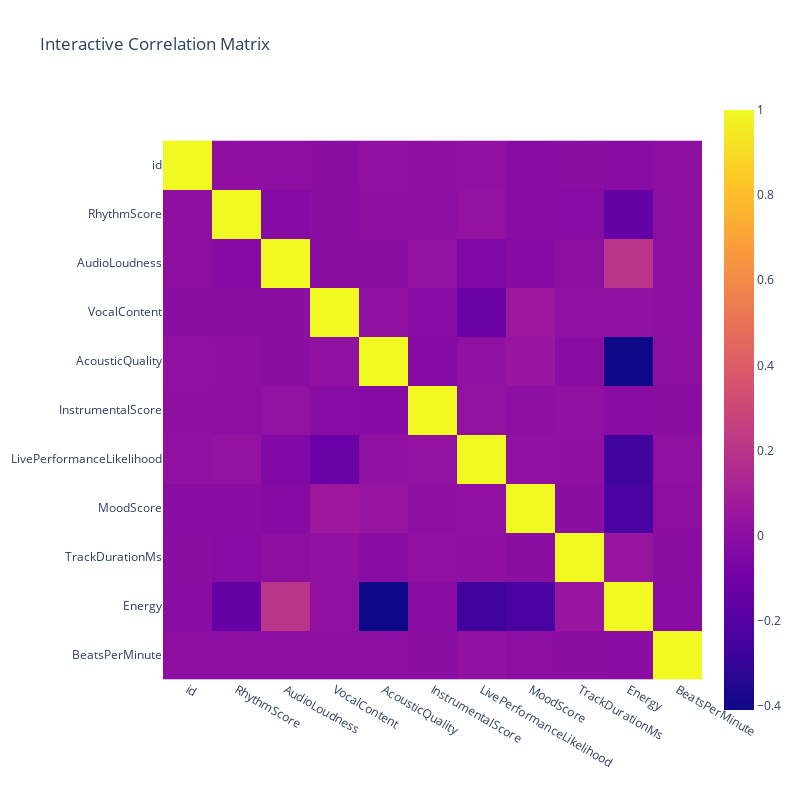

Notebook source saved alongside this figure:
### Code cell
# 9. Interactive correlation plot (Plotly)
fig = px.imshow(correlation_matrix, 
                title='Interactive Correlation Matrix',
                width=800, height=800)
fig.show()

### Figure 1 — Plotly figure (JSON) as saved in the notebook; plotly's stock layout.template omitted (floating-point values rounded to 4 significant figures)
{"data": [{"coloraxis": "coloraxis", "hovertemplate": "x: %{x}<br>y: %{y}<br>color: %{z}<extra></extra>", "name": "0", "type": "heatmap", "x": ["id", "RhythmScore", "AudioLoudness", "VocalContent", "AcousticQuality", "InstrumentalScore", "LivePerformanceLikelihood", "MoodScore", "TrackDurationMs", "Energy", "BeatsPerMinute"], "xaxis": "x", "y": ["id", "RhythmScore", "AudioLoudness", "VocalContent", "AcousticQuality", "InstrumentalScore", "LivePerformanceLikelihood", "MoodScore", "TrackDurationMs", "Energy", "BeatsPerMinute"], "yaxis": "y", "z": [[1, 0.006781, 0.001089, -0.005078, 0.01582, 0.009288, 0.0145, -0.01351, -0.002329, -0.0123, 0.005221], [0.006781, 1, -0.022, -0.002843, 0.009722, 0.0004501, 0.02832, -0.01139, -0.02, -0.1464, 0.005363], [0.001089, -0.022, 1, -0.007012, -0.005835, 0.019, -0.04204, -0.02194, -0.0002122, 0.2003, 0.004397], [-0.005078, -0.002843, -0.007012, 1, 0.01332, -0.01842, -0.1302, 0.06036, 0.01357, 0.01709, -0.001245], [0.01582, 0.009722, -0.005835, 0.01332, 1, -0.02719, 0.01573, 0.04423, -0.00957, -0.4096, 0.005848], [0.009288, 0.0004501, 0.019, -0.01842, -0.02719, 1, 0.01851, 0.001087, 0.01138, -0.008861, -0.004708], [0.0145, 0.02832, -0.04204, -0.1302, 0.01573, 0.01851, 1, 0.01601, 0.006646, -0.2694, 0.01736], [-0.01351, -0.01139, -0.02194, 0.06036, 0.04423, 0.001087, 0.01601, 1, -0.005243, -0.2435, 0.0002913], [-0.002329, -0.02, -0.0002122, 0.01357, -0.00957, 0.01138, 0.006646, -0.005243, 1, 0.0451, -0.001534], [-0.0123, -0.1464, 0.2003, 0.01709, -0.4096, -0.008861, -0.2694, -0.2435, 0.0451, 1, -0.01107], [0.005221, 0.005363, 0.004397, -0.001245, 0.005848, -0.004708, 0.01736, 0.0002913, -0.001534, -0.01107, 1]]}], "layout": {"coloraxis": {"colorscale": [[0, "#0d0887"], [0.1111, "#46039f"], [0.2222, "#7201a8"], [0.3333, "#9c179e"], [0.4444, "#bd3786"], [0.5556, "#d8576b"], [0.6667, "#ed7953"], [0.7778, "#fb9f3a"], [0.8889, "#fdca26"], [1, "#f0f921"]]}, "height": 800, "title": {"text": "Interactive Correlation Matrix"}, "width": 800, "xaxis": {"anchor": "y", "constrain": "domain", "domain": [0, 1], "scaleanchor": "y"}, "yaxis": {"anchor": "x", "autorange": "reversed", "constrain": "domain", "domain": [0, 1]}}}
